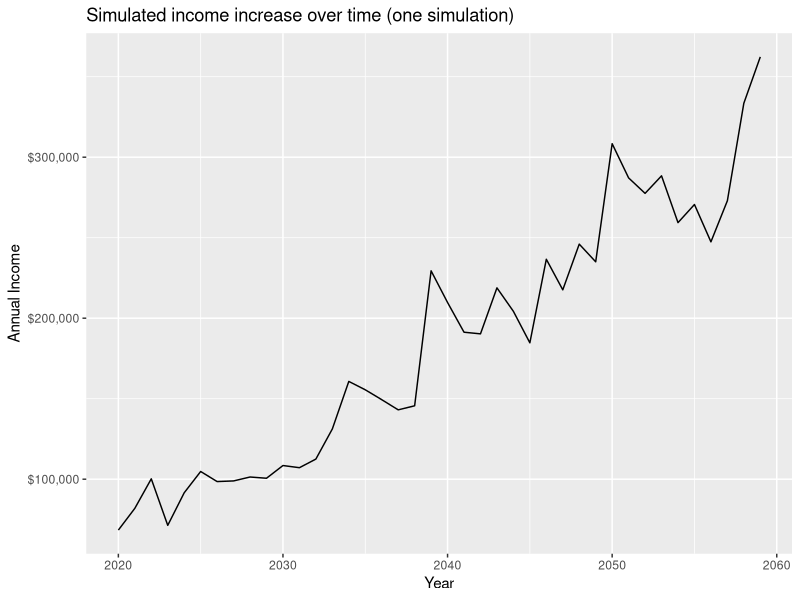
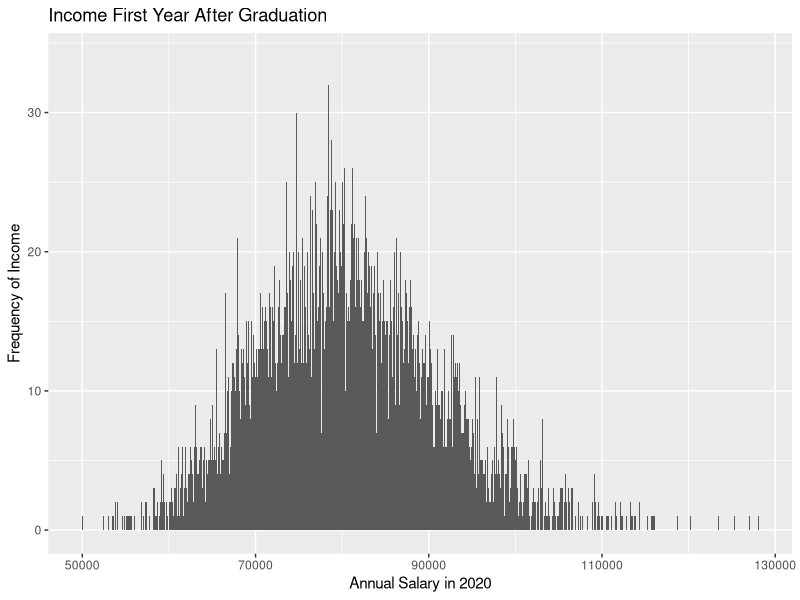

These charts were generated, in order, by the following R code: (Note: a time limit stopped this script after it produced the figures.)
## ---- chunk 1
knitr::opts_chunk$set(echo = TRUE, warning = FALSE, message = FALSE)
## ---- chunk 2
library(tidyverse)
library(ggplot2)
set.seed(1234)
## ---- chunk 3
income_neta <- function(base_inc, rho, g, sigma, n_years, start_year = 2020){
  
  errors_neta <- rnorm(n_years, mean = 0, sd = sigma)
  
  income_log_neta <- vector("numeric", n_years)
  
  loan <- 95000
  
  for(year in seq_len(n_years)){
    if(year == 1){
      income_log_neta[[year]] <- log(base_inc) + errors_neta[[year]]
    } else {
      income_log_neta[[year]] <- (1-rho)*(log(base_inc)) + g*(year) + rho*(income_log_neta[[year-1]]) + errors_neta[[year]]
    }
  }
  
  data_frame(inc = exp(income_log_neta),
             year = 2020 + seq_len(n_years) - 1)
}
## ---- chunk 4
n_sims <- 10000

n_years <- 40

simulated_income_neta <- n_sims %>%
  rerun(income_neta(base_inc = 80000, sigma = .13, rho = .4, g = .025,
                      n_years = n_years, start_year = 2020)) %>%
  bind_rows(.id = "id") %>%
  select(id, year, inc)

#View(simulated_income_neta)
head(simulated_income_neta)
## ---- chunk 5
simulated_income_neta %>%
  filter(id == 1) %>%
  ggplot(aes(year, inc)) +
  geom_line() +
  labs(title = "Simulated income increase over time (one simulation)",
       x = "Year", 
       y = "Annual Income") +
  scale_y_continuous(labels = scales::dollar)
## ---- chunk 6
simulated_income_neta %>%
  filter(year == 2020) %>%
  ggplot(aes(inc)) +
  geom_histogram(binwidth = 50) +
  labs(title = "Income First Year After Graduation",
       x = "Annual Salary in 2020", 
       y = "Frequency of Income")

percentage_over_under <-
  simulated_income_neta %>%
  filter(year == 2020) %>%
  mutate(over_100k = ifelse(inc > 100000, 1, 0), under_70k = ifelse(inc < 70000, 1, 0))

percent_over = (sum(percentage_over_under$over_100k)/n_sims)*100
# The percentage of students making more than 100k in their first year is 4.32%
percent_under = (sum(percentage_over_under$under_70k)/n_sims)*100
# The percentage of students making less than 70k in their first year is 15.54%

# The distribution is relatively normally distributed, slightly skewed to the left, or the lower end of annual income. 

## ---- chunk 7
loan_neta <- function(base_inc, rho, g, sigma, n_years, start_year = 2020, debt = 95000, debt_pct = .1){

  errors_neta <- rnorm(n_years, mean = 0, sd = sigma)
  
  income_log_neta <- vector("numeric", n_years)
  
  for(year in seq_len(n_years)){
    if(year == 1){
      income_log_neta[[year]] <- log(base_inc) + errors_neta[[year]]
    } else {
      income_log_neta[[year]] <- (1-rho)*(log(base_inc)) + g*(year) + rho*(income_log_neta[[year-1]]) + errors_neta[[year]]
    }
  }
  
  debt_neta <- vector("numeric", n_years)

  data_frame(inc = exp(income_log_neta), 
             year = 2020 + seq_len(n_years))
  
  for(year in seq_len(n_years)){
    if (year == 1){
      debt_neta[[year]]<- debt
    }
    else {
     if(debt_neta[[year - 1]] > 0){
     debt_neta[[year]]<- debt_neta[[year - 1]] - (.1 * exp(income_log_neta[[year]]))
      }else{
        debt_neta[[year]] <- 0
      }
    }
  }
 
  data_frame(inc = exp(income_log_neta), 
             year = 2020 + seq_len(n_years) - 1, debt = debt_neta)
    
}



simulated_loan_neta <- n_sims %>%
  rerun(loan_neta(base_inc = 80000, sigma = .13, rho = .4, g = .025,
                      n_years = n_years, start_year = 2020, debt = 95000, debt_pct = .1)) %>%
  bind_rows(.id = "id") %>%
  select(id, year, debt) %>%
  filter(debt > 0.0, year <= 2029)

head(simulated_loan_neta)

# histogram
simulated_loan_neta %>%
  ggplot(aes(year)) +
  geom_histogram()
## ---- chunk 8
simulated_loan_neta <- n_sims %>%
  rerun(loan_neta(base_inc = 90000, sigma = .17, rho = .4, g = .025,
                      n_years = n_years, start_year = 2020, debt = 95000, debt_pct = .1)) %>%
  bind_rows(.id = "id") %>%
  select(id, year, debt) %>%
  group_by(id) %>%
  filter(debt > 0.0)

head(simulated_loan_neta)

# histogram
simulated_loan_neta %>%
  ggplot(aes(year)) +
  geom_histogram()
